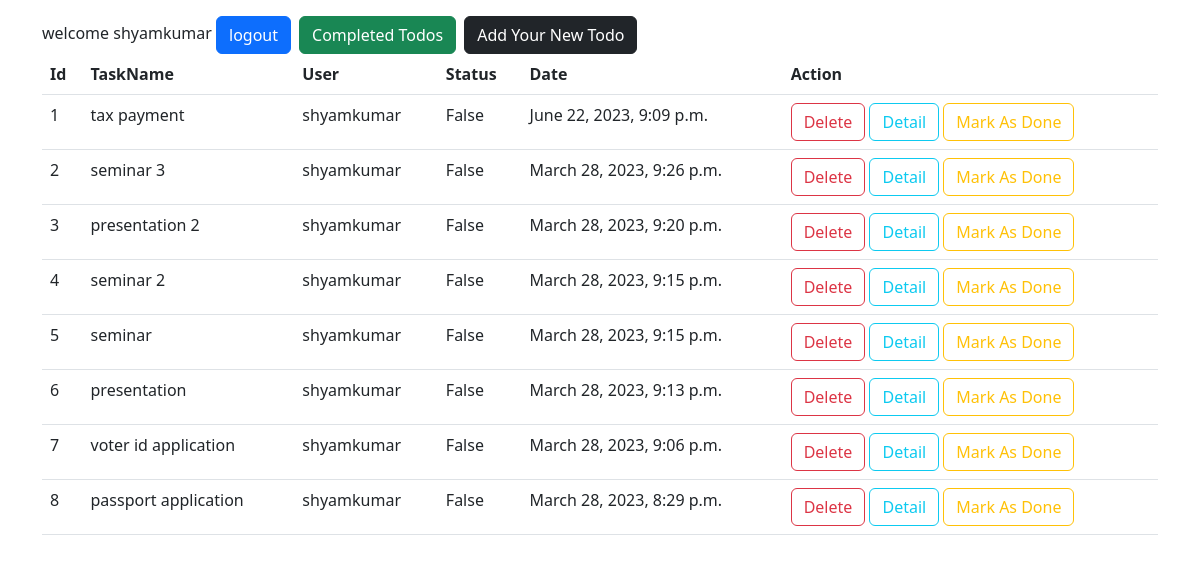
The page /todos/all/ (signed in) on the database its author committed.
### tasks/models.py (models this page shows, shortened)
class Todo(models.Model):
    task_name=models.CharField(max_length=250)
    user=models.ForeignKey(User,on_delete=models.CASCADE)  #using user models object, on_delete=models.CASCADE, to delete todos created that user object
    status=models.BooleanField(default=False)
    date=models.DateTimeField(auto_now_add=True) #defaultly set date and time

### tasks/views.py (the view)
# urls.py: path('todos/all/',views.TodoListView.as_view(),name='todo-list'),
class TodoListView(View):
    def get(self,request,*args,**kwargs):
        qs=Todo.objects.filter(status=False,user=request.user).order_by("-date") #status=False--> to list  the false todos #order_by() to list in date by descending order
        return render(request,"todo-list.html",{"todos":qs})

### tasks/templates/todo-list.html (shortened to what this page needs)
<!DOCTYPE html>
<html lang="en">
<head>
    <link href="https://cdn.jsdelivr.net/npm/bootstrap@5.3.0-alpha1/dist/css/bootstrap.min.css" rel="stylesheet">
</head>
<body>
    <div class="container mt-3"  >
        <table class="table">
            <a href="{%url 'signout'%}" class="btn btn-primary me-2">logout</a>
            <a href="{%url 'todo-completed' %}" class="btn btn-success me-2">Completed Todos</a>
            <a href="{%url 'todo-add' %}" class="btn btn-dark">Add Your New Todo</a>
            <tr>
                <th>Id</th>
                <th>TaskName</th>
                <th>User</th>
                <th>Status</th>
                <th>Date</th>
                <th>Action</th>
            </tr>
            {%for t in todos%}
                <tr>
                    <td>{{forloop.counter}}</td>
                    <td>{{t.task_name}}</td>
                    <td>{{t.user}}</td>
                    <td>{{t.status}}</td>
                    <td>{{t.date}}</td>
                    <td>
                        <a href="{%url 'todo-delete' t.id%}" class="btn btn-outline-danger">Delete</a>
                        <a href="{%url 'todo-detail' t.id%}" class="btn btn-outline-info" >Detail</a>
                        <a href="{%url 'todo-edit' t.id%}" class="btn btn-outline-warning">Mark As Done</a>
                    </td>
                </tr>
            {%endfor%}
        </table>
    </div>
</body>
</html>

### rows shown on the page
Todo: task_name "tax payment", user "shyamkumar", status "False", date "June 22, 2023, 9:09 p.m."
Todo: task_name "seminar 3", user "shyamkumar", status "False", date "March 28, 2023, 9:26 p.m."
Todo: task_name "presentation 2", user "shyamkumar", status "False", date "March 28, 2023, 9:20 p.m."
Todo: task_name "seminar 2", user "shyamkumar", status "False", date "March 28, 2023, 9:15 p.m."
Todo: task_name "seminar", user "shyamkumar", status "False", date "March 28, 2023, 9:15 p.m."
Todo: task_name "presentation", user "shyamkumar", status "False", date "March 28, 2023, 9:13 p.m."
Todo: task_name "voter id application", user "shyamkumar", status "False", date "March 28, 2023, 9:06 p.m."
Todo: task_name "passport application", user "shyamkumar", status "False", date "March 28, 2023, 8:29 p.m."
